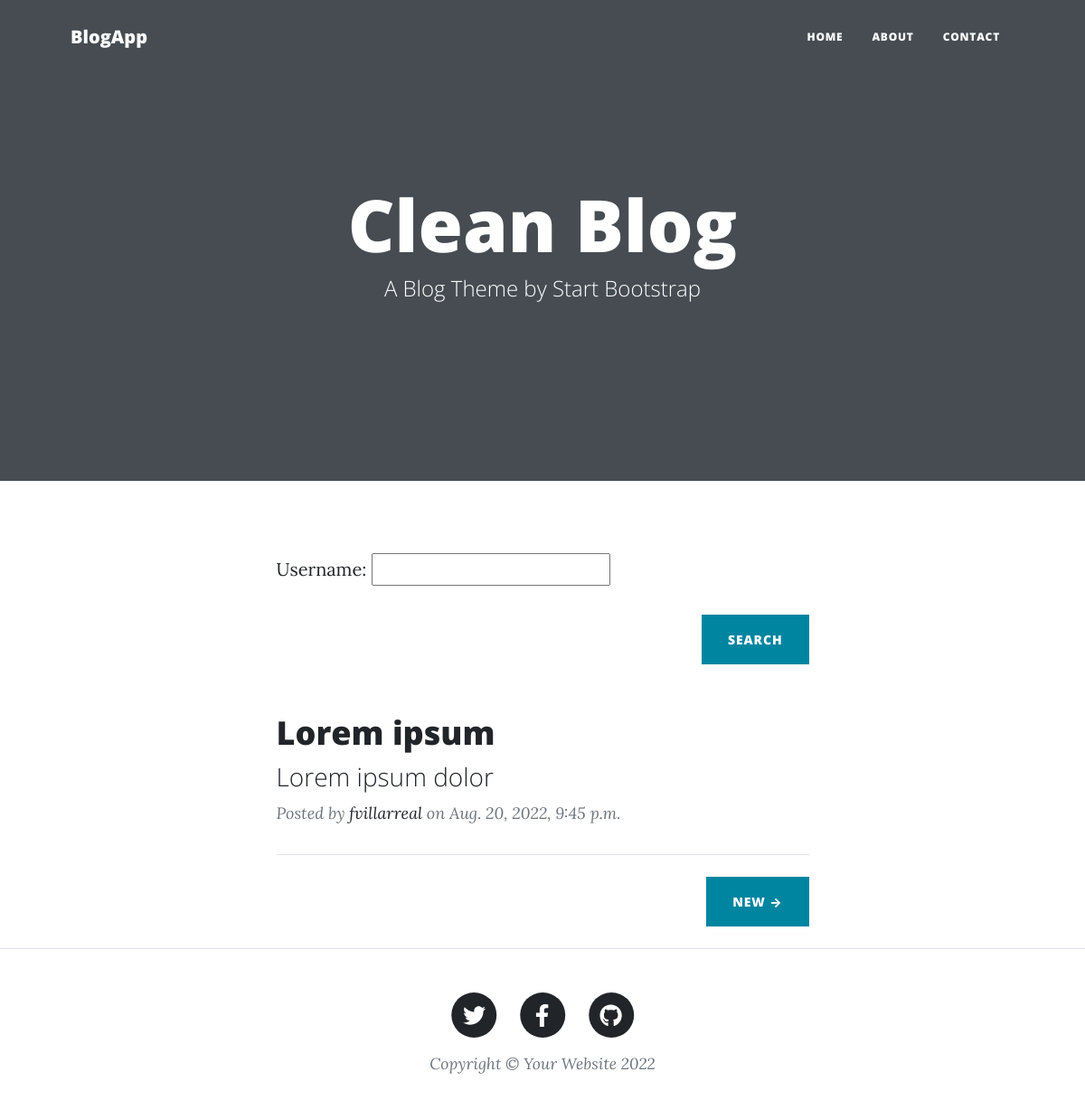
The page /BlogApp/ on the database as committed earlier.
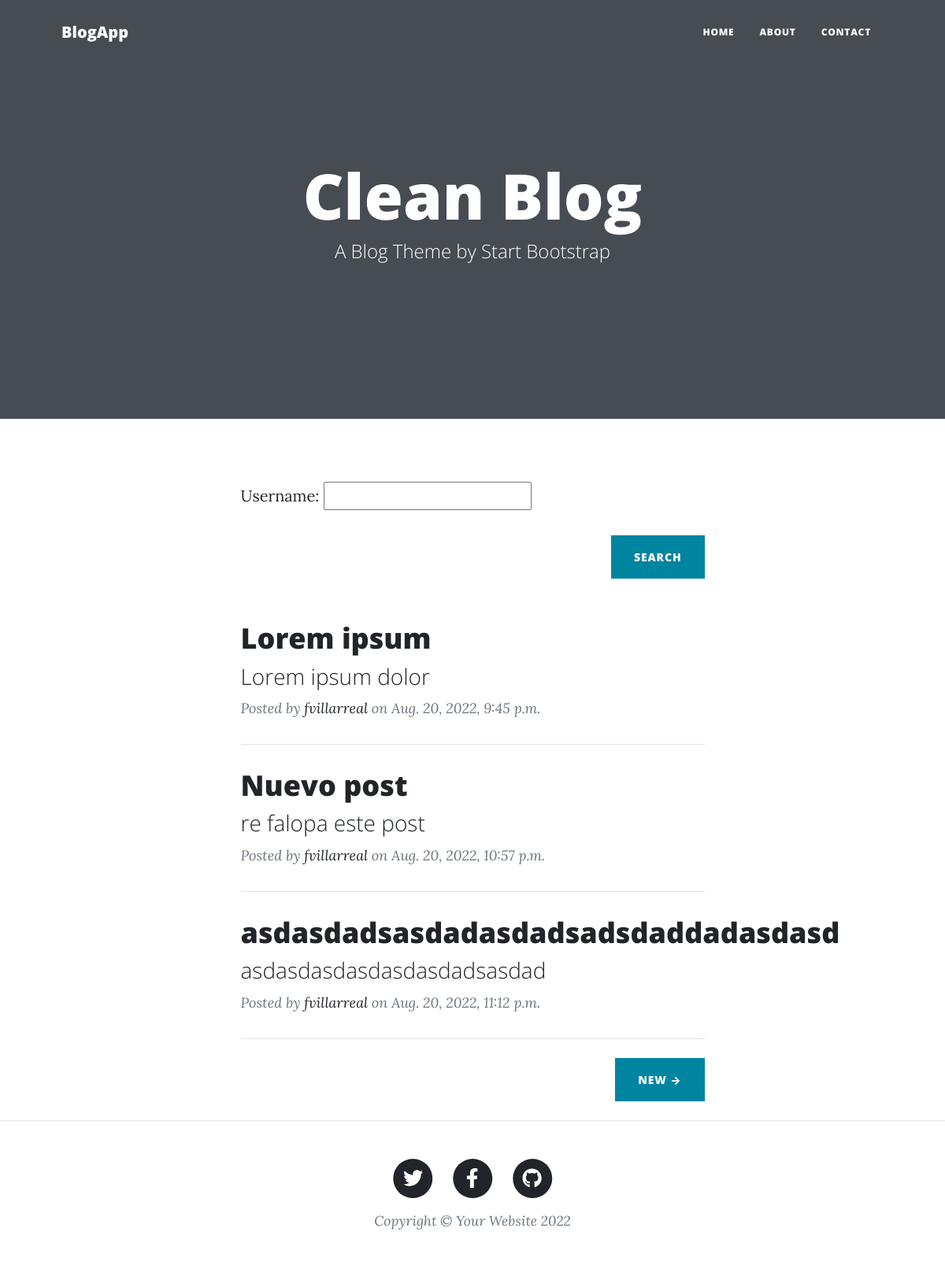
The same page on the database as committed later.
### BlogApp/models.py (models this page shows)
class Post(models.Model):
    title = models.CharField(max_length=100)
    subtitle = models.CharField(max_length=200)
    article = models.CharField(max_length=10000)
    user = models.ForeignKey(User, on_delete=models.CASCADE)
    created_at = models.DateTimeField()

class User(models.Model):
    username = models.CharField(max_length=40)

### BlogApp/views.py (the view, shortened to what this page needs)
# urls.py: path('', home, name="BlogAppHome"),
def home(request):
    posts = Post.objects.all()
    context = { "posts": posts, "form": FindPostByUsernameForm() }
    return render(request, 'BlogApp/home.html', context)

### BlogApp/forms.py
class FindPostByUsernameForm(forms.Form):
    username = forms.CharField(max_length=100)

### BlogApp/templates/BlogApp/home.html (shortened to what this page needs)
{% extends "BlogApp/base.html" %}
{% load static %}
{% block dinamicBody %}
<header class="masthead">
    <div class="container position-relative px-4 px-lg-5">
        <div class="row gx-4 gx-lg-5 justify-content-center">
            <div class="col-md-10 col-lg-8 col-xl-7">
                <div class="site-heading">
                    <h1>Clean Blog</h1>
                    <span class="subheading">A Blog Theme by Start Bootstrap</span>
                </div>
            </div>
        </div>
    </div>
</header>
<div class="container px-4 px-lg-5">
    <div class="row gx-4 gx-lg-5 justify-content-center">
        <div class="col-md-10 col-lg-8 col-xl-7">
            <form action="" method="POST">
                {{ form.as_p }}
                <div class="d-flex justify-content-end mb-4">
                    <input  class="btn btn-primary text-uppercase" type="submit" value="Search">
                </div>
            </form>
        </div>
    </div>
</div>
<div class="container px-4 px-lg-5">
    <div class="row gx-4 gx-lg-5 justify-content-center">
        <div class="col-md-10 col-lg-8 col-xl-7">
            {% for post in posts %}
            <div class="post-preview">
                <a href="{% url 'BlogAppPosts' post.id %}">
                    <h2 class="post-title">{{ post.title }}</h2>
                    <h3 class="post-subtitle">{{ post.subtitle }}</h3>
                </a>
                <p class="post-meta">
                    Posted by
                    <a href="#!">{{ post.user.username }}</a>
                    on {{ post.created_at }}
                </p>
            </div>
            <hr class="my-4" />
            {% endfor %}
            <div class="d-flex justify-content-end mb-4"><a class="btn btn-primary text-uppercase" href="{% url 'BlogAppNewPost' %}">New →</a></div>
        </div>
    </div>
</div>
{% endblock %}

Rows that differ between the two databases and show on the page:
added Post: title "Nuevo post", subtitle "re falopa este post", user.username "fvillarreal", created_at "Aug. 20, 2022, 10:57 p.m."
added Post: title "asdasdadsasdadasdadsadsdaddadasdasd", subtitle "asdasdasdasdasdasdadsasdad", user.username "fvillarreal", created_at "Aug. 20, 2022, 11:12 p.m."
